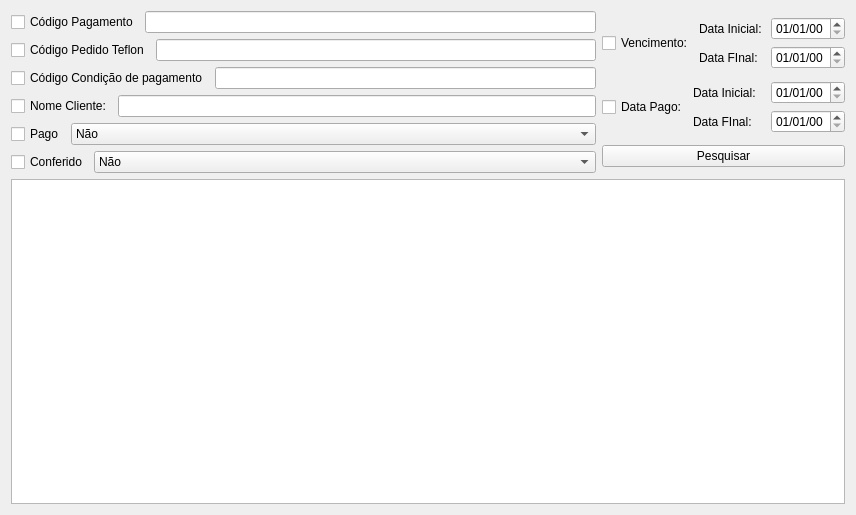
<?xml version="1.0" encoding="UTF-8"?>
<ui version="4.0">
 <class>PagamentoWidget</class>
 <widget class="QWidget" name="PagamentoWidget">
  <property name="geometry">
   <rect>
    <x>0</x>
    <y>0</y>
    <width>856</width>
    <height>515</height>
   </rect>
  </property>
  <property name="windowTitle">
   <string>Form</string>
  </property>
  <layout class="QGridLayout" name="gridLayout">
   <item row="0" column="0">
    <layout class="QVBoxLayout" name="verticalLayout_5">
     <item>
      <layout class="QHBoxLayout" name="horizontalLayout_4">
       <item>
        <layout class="QVBoxLayout" name="verticalLayout_4">
         <item>
          <layout class="QHBoxLayout" name="horizontalLayout">
           <item>
            <widget class="QCheckBox" name="codigoPagamentoCheckBox">
             <property name="text">
              <string>Código Pagamento</string>
             </property>
            </widget>
           </item>
           <item>
            <widget class="QLineEdit" name="codigoPagamentoLineEdit"/>
           </item>
          </layout>
         </item>
         <item>
          <layout class="QHBoxLayout" name="horizontalLayout_2">
           <item>
            <widget class="QCheckBox" name="codigoPedidoCheckBox">
             <property name="text">
              <string>Código Pedido Teflon</string>
             </property>
            </widget>
           </item>
           <item>
            <widget class="QLineEdit" name="codigoPedidoLineEdit"/>
           </item>
          </layout>
         </item>
         <item>
          <layout class="QHBoxLayout" name="horizontalLayout_6">
           <item>
            <widget class="QCheckBox" name="codigoCondicaoPagamentoCheckBox">
             <property name="text">
              <string>Código Condição de pagamento</string>
             </property>
            </widget>
           </item>
           <item>
            <widget class="QLineEdit" name="codigoCondicaoPagamentoLineEdit"/>
           </item>
          </layout>
         </item>
         <item>
          <layout class="QHBoxLayout" name="horizontalLayout_3">
           <item>
            <widget class="QCheckBox" name="clienteCheckBox">
             <property name="text">
              <string>Nome Cliente:</string>
             </property>
            </widget>
           </item>
           <item>
            <widget class="QLineEdit" name="clienteLineEdit"/>
           </item>
          </layout>
         </item>
         <item>
          <layout class="QHBoxLayout" name="horizontalLayout_7">
           <item>
            <widget class="QCheckBox" name="pagoCheckBox">
             <property name="sizePolicy">
              <sizepolicy hsizetype="Maximum" vsizetype="Fixed">
               <horstretch>0</horstretch>
               <verstretch>0</verstretch>
              </sizepolicy>
             </property>
             <property name="text">
              <string>Pago</string>
             </property>
            </widget>
           </item>
           <item>
            <widget class="QComboBox" name="pagoComboBox">
             <item>
              <property name="text">
               <string>Não</string>
              </property>
             </item>
             <item>
              <property name="text">
               <string>Sim</string>
              </property>
             </item>
            </widget>
           </item>
          </layout>
         </item>
         <item>
          <layout class="QHBoxLayout" name="horizontalLayout_9">
           <item>
            <widget class="QCheckBox" name="conferidoCheckBox">
             <property name="sizePolicy">
              <sizepolicy hsizetype="Maximum" vsizetype="Fixed">
               <horstretch>0</horstretch>
               <verstretch>0</verstretch>
              </sizepolicy>
             </property>
             <property name="text">
              <string>Conferido</string>
             </property>
            </widget>
           </item>
           <item>
            <widget class="QComboBox" name="conferidoComboBox">
             <item>
              <property name="text">
               <string>Não</string>
              </property>
             </item>
             <item>
              <property name="text">
               <string>Sim</string>
              </property>
             </item>
            </widget>
           </item>
          </layout>
         </item>
        </layout>
       </item>
       <item>
        <layout class="QVBoxLayout" name="verticalLayout_2">
         <item>
          <layout class="QHBoxLayout" name="horizontalLayout_11">
           <item>
            <widget class="QCheckBox" name="vencimentoCheckBox">
             <property name="sizePolicy">
              <sizepolicy hsizetype="Maximum" vsizetype="Fixed">
               <horstretch>0</horstretch>
               <verstretch>0</verstretch>
              </sizepolicy>
             </property>
             <property name="text">
              <string>Vencimento:</string>
             </property>
            </widget>
           </item>
           <item>
            <layout class="QVBoxLayout" name="verticalLayout">
             <item>
              <layout class="QHBoxLayout" name="horizontalLayout_8">
               <item>
                <widget class="QLabel" name="vencimentoDataInicialLabel">
                 <property name="text">
                  <string>Data Inicial: </string>
                 </property>
                </widget>
               </item>
               <item>
                <widget class="QDateEdit" name="vencimentoDataInicialDateEdit">
                 <property name="displayFormat">
                  <string>dd/MM/yy</string>
                 </property>
                </widget>
               </item>
              </layout>
             </item>
             <item>
              <layout class="QHBoxLayout" name="horizontalLayout_10">
               <item>
                <widget class="QLabel" name="vencimentoDataFinalLabel">
                 <property name="text">
                  <string>Data FInal: </string>
                 </property>
                </widget>
               </item>
               <item>
                <widget class="QDateEdit" name="vencimentoDataFinalDateEdit">
                 <property name="displayFormat">
                  <string>dd/MM/yy</string>
                 </property>
                </widget>
               </item>
              </layout>
             </item>
            </layout>
           </item>
          </layout>
         </item>
         <item>
          <layout class="QHBoxLayout" name="horizontalLayout_15">
           <item>
            <widget class="QCheckBox" name="dataPagoCheckBox">
             <property name="sizePolicy">
              <sizepolicy hsizetype="Maximum" vsizetype="Fixed">
               <horstretch>0</horstretch>
               <verstretch>0</verstretch>
              </sizepolicy>
             </property>
             <property name="text">
              <string>Data Pago:</string>
             </property>
            </widget>
           </item>
           <item>
            <layout class="QVBoxLayout" name="verticalLayout_3">
             <item>
              <layout class="QHBoxLayout" name="horizontalLayout_16">
               <item>
                <widget class="QLabel" name="dataPagoInicialLabel">
                 <property name="text">
                  <string>Data Inicial: </string>
                 </property>
                </widget>
               </item>
               <item>
                <widget class="QDateEdit" name="dataPagoInicialDateEdit">
                 <property name="displayFormat">
                  <string>dd/MM/yy</string>
                 </property>
                </widget>
               </item>
              </layout>
             </item>
             <item>
              <layout class="QHBoxLayout" name="horizontalLayout_17">
               <item>
                <widget class="QLabel" name="dataPagoFinalLabel">
                 <property name="text">
                  <string>Data FInal: </string>
                 </property>
                </widget>
               </item>
               <item>
                <widget class="QDateEdit" name="dataPagoFinalDateEdit">
                 <property name="displayFormat">
                  <string>dd/MM/yy</string>
                 </property>
                </widget>
               </item>
              </layout>
             </item>
            </layout>
           </item>
          </layout>
         </item>
         <item>
          <widget class="QPushButton" name="pesquisarPushButton">
           <property name="text">
            <string>Pesquisar</string>
           </property>
           <property name="shortcut">
            <string>Return</string>
           </property>
          </widget>
         </item>
        </layout>
       </item>
      </layout>
     </item>
     <item>
      <widget class="QTableView" name="tableView"/>
     </item>
    </layout>
   </item>
  </layout>
 </widget>
 <resources/>
 <connections/>
</ui>
